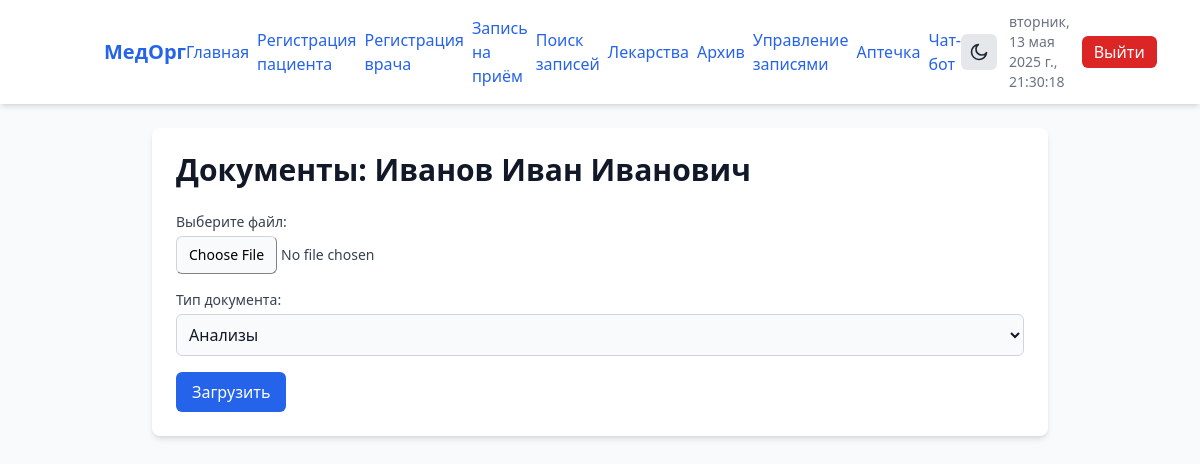
Page /patients/1/documents (signed in) on the committed database.
### app/models.py (models this page shows)
class Patient(Base):
    __tablename__ = "patients"
    id = Column(Integer, primary_key=True, index=True)
    last_name = Column(String, index=True)
    first_name = Column(String, index=True)
    patronymic = Column(String, index=True)
    age = Column(Integer)
    gender = Column(String, index=True)
    date_of_birth = Column(String, index=True)
    address = Column(String, index=True)
    phone = Column(String, index=True)
    insurance_policy = Column(String, index=True)
    email = Column(String, index=True)

### app/routes/html_routes.py (the view)
@router.get("/patients/{patient_id}/documents", response_class=HTMLResponse)
def patient_documents(request: Request, patient_id: int, db: Session = Depends(get_db)):
    patient = db.query(models.Patient).get(patient_id)
    docs    = db.query(models.PatientDocument).filter(models.PatientDocument.patient_id == patient_id).order_by(models.PatientDocument.upload_date.desc()).all()
    return templates.TemplateResponse("patient_documents.html", {
        "request": request,
        "patient": patient,
        "documents": docs
    })

### app/templates/patient_documents.html (shortened to what this page needs)
{% extends "base.html" %}
{% block content %}
<div class="mx-auto p-6 bg-white dark:bg-gray-800 shadow-md dark:shadow-gray-700 rounded-lg
            max-w-full sm:max-w-lg lg:max-w-4xl space-y-6 transition-colors">
  <h2 class="text-2xl sm:text-3xl font-semibold text-gray-900 dark:text-gray-100">
    Документы: {{ patient.last_name }} {{ patient.first_name }} {{ patient.patronymic }}
  </h2>
  <form action="/patients/{{ patient.id }}/documents"
        method="post"
        enctype="multipart/form-data"
        class="space-y-4 mb-6">
    <div>
      <label class="block text-sm font-medium text-gray-700 dark:text-gray-200">
        Выберите файл:
      </label>
      <input
        type="file"
        name="file"
        required
        class="mt-1 block w-full text-sm text-gray-700 dark:text-gray-100
               file:bg-gray-50 dark:file:bg-gray-700 file:border file:border-gray-300 dark:file:border-gray-600
               file:rounded-md file:py-2 file:px-3 file:text-sm file:font-normal
               focus:outline-none focus:ring-2 focus:ring-blue-500 dark:focus:ring-blue-400 transition-colors"
      />
    </div>
    <div>
      <label class="block text-sm font-medium text-gray-700 dark:text-gray-200">
        Тип документа:
      </label>
      <select
        name="category"
        required
        class="mt-1 block w-full rounded-md border border-gray-300 dark:border-gray-600
               bg-gray-50 dark:bg-gray-700 text-gray-900 dark:text-gray-100 p-2
               focus:border-blue-500 dark:focus:border-blue-400 focus:ring-blue-500 dark:focus:ring-blue-400 transition-colors"
      >
        <option value="Анализы">Анализы</option>
      </select>
    </div>
    <button
      type="submit"
      class="inline-flex items-center px-4 py-2 bg-blue-600 dark:bg-blue-500 text-white font-medium
             rounded-md hover:bg-blue-700 dark:hover:bg-blue-600 focus:outline-none focus:ring-2 focus:ring-blue-500 dark:focus:ring-blue-400 transition-colors"
    >
      Загрузить
    </button>
  </form>
</div>
{% endblock %}

### rows in the picture
Patient: last_name "Иванов", first_name "Иван", patronymic "Иванович"
